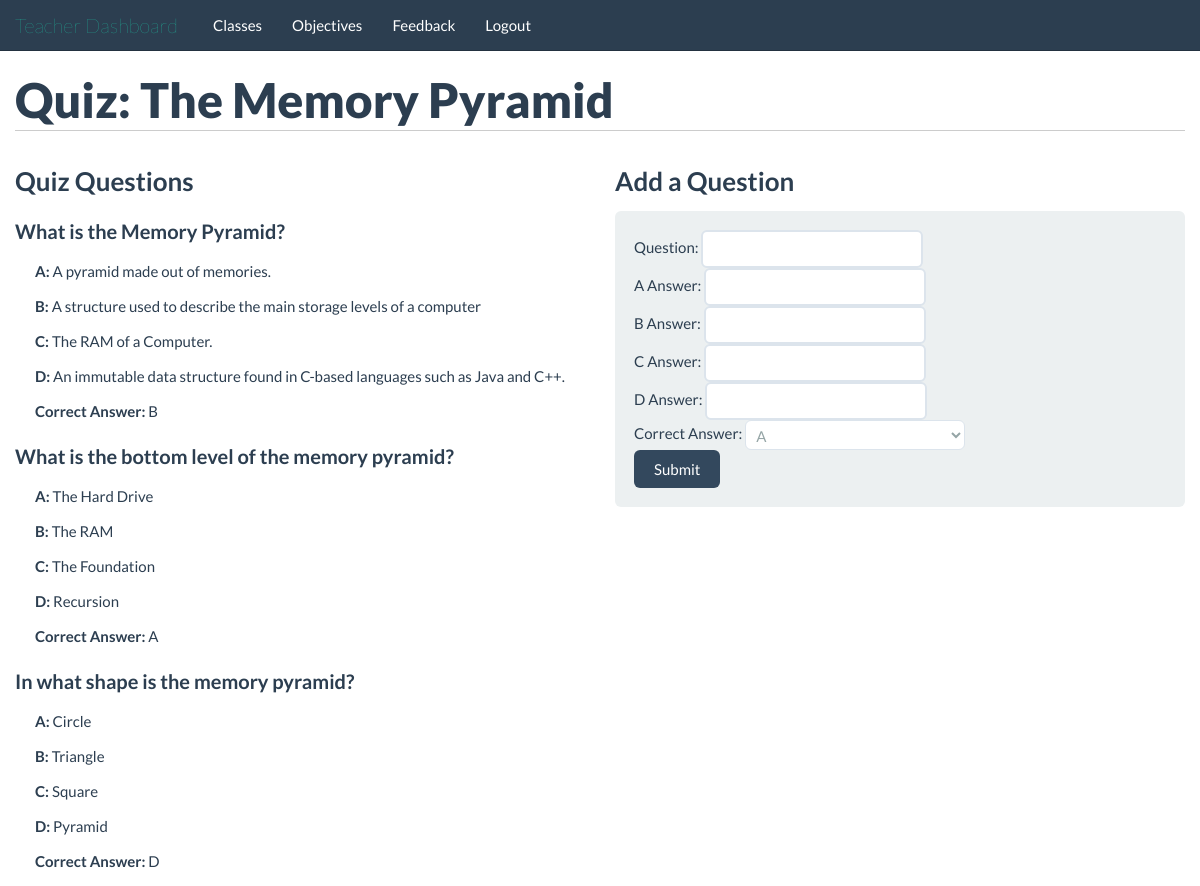
The page /teachers/quizzes/1/ (signed in) on the database its author committed.
### tables this page shows
CREATE TABLE quizzes(
id INTEGER PRIMARY KEY,
topic_id INTEGER,
number_easy INTEGER,
number_medium INTEGER,
number_hard INTEGER,
creator_id INTEGER,
class_id INTEGER, name text,
FOREIGN KEY(topic_id) REFERENCES topics(id),
FOREIGN KEY(creator_id) REFERENCES people(id),
FOREIGN KEY(class_id) REFERENCES classes(id)
);

CREATE TABLE questions(
id INTEGER PRIMARY KEY,
correct_answer INTEGER,
topic_id INTEGER,
difficulty INTEGER,
question_text BLOB,
a_answer_text BLOB,
b_answer_text BLOB,
c_answer_text BLOB,
d_answer_text BLOB, quiz_id INTEGER,
FOREIGN KEY(topic_id) REFERENCES topics(id)
);

### application/teachers.py (the view)
@app.route('/teachers/quizzes/<quiz_id>/')
@validate_teacher
def quiz_page(quiz_id=None):
	questions_db = query_db("select question_text, correct_answer, a_answer_text, b_answer_text, c_answer_text, d_answer_text from questions where quiz_id=?;", [quiz_id])
	questions = []
	for question in questions_db:
		quest_choice = {}
		quest_choice['text'] = question[0]
		quest_choice['correct'] = ["A", "B", "C", "D"][question[1]]
		quest_choice['a'] = question[2]
		quest_choice['b'] = question[3]
		quest_choice['c'] = question[4]
		quest_choice['d'] = question[5]
		questions.append(quest_choice)
	quiz_name = query_db("SELECT name FROM quizzes WHERE id=?;", [quiz_id])
	return render_template('/teachers/quiz_page.html', quiz_id=quiz_id, questions=questions, quiz_name=str(quiz_name[0][0]))

### application/db_connect.py (called while the page is built)
def get_db():
    db = getattr(g, '_database', None)
    if db is None:
        db = g._database = sqlite3.connect(DATABASE)
    return db

@app.teardown_appcontext
def close_connection(exception):
    db = getattr(g, '_database', None)
    if db is not None:
        db.close()

def query_db(query, args=(), one=False):
    cur = get_db().execute(query, args)
    returnval = cur.fetchall()
    cur.close()
    return (returnval[0] if returnval else None) if one else returnval

def validate_teacher(func):
	@wraps(func)
	def f(*args, **kwds):
		if not 'isTeacher' in session:
			return redirect("/")
		if session['isTeacher'] == 0:
			return redirect("/students/")
		return func(*args, **kwds)
	return f

### application/templates/teachers/quiz_page.html (shortened to what this page needs)
{% extends "/teachers/base_template.html" %}
	{% block body %}
		<div class="container">
			<div class="row">
				<div class="span12">
					<h1>Quiz: {{quiz_name}}</h1>
				</div>
			</div>
			<div class="row">
				<div class="span6">
					<h2>Quiz Questions</h2>
						{% for question in questions %}
							<h3>{{question.text}}</h3>
							<div class="indent">
								<p><strong>A:</strong> {{question.a}}</p>
								<p><strong>B:</strong> {{question.b}}</p>
								<p><strong>C:</strong> {{question.c}}</p>
								<p><strong>D:</strong> {{question.d}}</p>
								<p><strong>Correct Answer:</strong> {{question.correct}}</p>
							</div>
						{% endfor %}
				</div>
				<div class="span6">
					<h2>Add a Question</h2>
					<form class="form-horizontal well" method="POST" action="/teachers/questions/create/{{quiz_id}}/">
						<fieldset>
							<div><span>Question: </span><input type="text" name="question"  required/></div>
							<div><span>A Answer: </span><input type="text" name="a_answer"  required/></div>
							<div><span>B Answer: </span><input type="text" name="b_answer"  required/></div>
							<div><span>C Answer: </span><input type="text" name="c_answer"  required/></div>
							<div><span>D Answer: </span><input type="text" name="d_answer"  required/></div>
							<div><span>Correct Answer: </span>
								<select name="answer" required>
									<option value="0">A</option>
								</select>
							</div>
							<div><input type="submit" class="btn btn-primary"></div>
						</fieldset>
					</form>
				</div>
			</div>
		</div>
	{% endblock %}

### application/templates/teachers/base_template.html (style rules this page uses)
h1 { border-bottom: 1px solid #ccc; padding-bottom: 10px; margin-bottom: 20px; }
h2 { font-size: 26px; }

### application/templates/teachers/quiz_page.html (style rules this page uses)
h3 { font-size: 20px; }
.indent { margin-left:20px; }

### rows shown on the page
quizzes: name "The Memory Pyramid"
questions: text "What is the Memory Pyramid?", a "A pyramid made out of memories.", b "A structure used to describe the main storage levels of a computer", c "The RAM of a Computer.", d "An immutable data structure found in C-based languages such as Java and C++.", correct "B"
questions: text "What is the bottom level of the memory pyramid?", a "The Hard Drive", b "The RAM", c "The Foundation", d "Recursion", correct "A"
questions: text "In what shape is the memory pyramid?", a "Circle", b "Triangle", c "Square", d "Pyramid", correct "D"

### other values the page prints
{{ link_text|e }} "Classes" "Objectives" "Feedback" "Logout"
